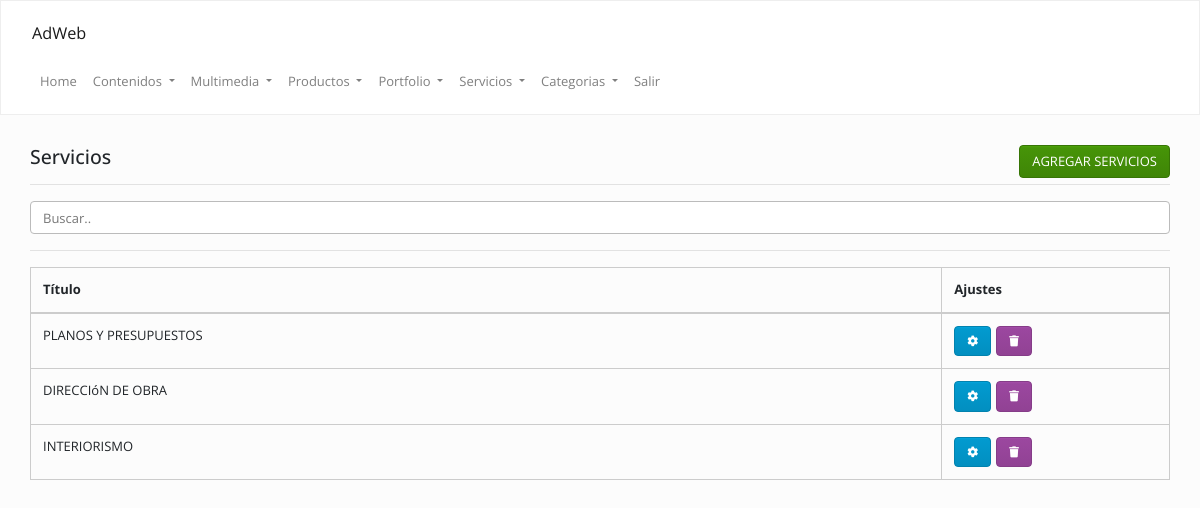
Page /admin/index.php?op=servicios (signed in) on the earlier database version.
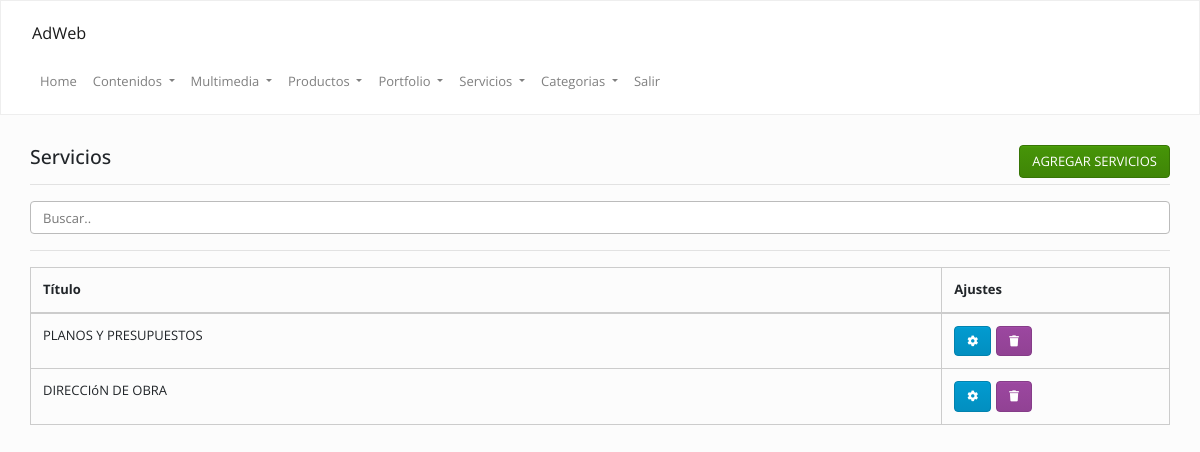
Same page on the later database version.
### tables this page shows
CREATE TABLE `servicios` (
  `id` int(11) NOT NULL,
  `cod` varchar(255) DEFAULT NULL,
  `titulo` text,
  `desarrollo` text,
  `categoria` text,
  `keywords` text,
  `description` text,
  `fecha` date DEFAULT NULL
);

### Config/Autoload.php (called while the page is built, shortened)
<?php
class autoload
{
    public static function runAdmin()
    {
        spl_autoload_register(
            function ($clase)
            {
                $ruta = str_replace("\\", "/", $clase) . ".php";
            }
        );
    }
}

### Clases/Conexion.php (called while the page is built, shortened)
<?php namespace Clases;
class Conexion
{
    private $datos = array("host"=> "localhost","user"=> "root","pass"=> "","db"  => "gema_indoors");
    private $con;
    public function __construct()
    {
        $this->con = mysqli_connect($this->datos["host"], $this->datos["user"], $this->datos["pass"], $this->datos["db"]);
        mysqli_set_charset($this->con,'utf8');
    }
    public function sqlReturn($query)
    {
        $dato = $this->con->query($query);
        return $dato;
    }
}

### Clases/Servicios.php (called while the page is built, shortened)
<?php
class Servicios
{
    private $con;
    public function __construct()
    {
        $this->con = new Conexion();
    }
    function lista($filter,$order,$limit) {
        $array = array();
        if (is_array($filter)) {
            $filterSql = "WHERE ";
            $filterSql .= implode(" AND ", $filter);
        } else {
            $filterSql = '';
        }
        if ($order != '') {
            $orderSql = $order;
        } else {
            $orderSql = "id DESC";
        }
        if ($limit != '') {
            $limitSql = "LIMIT " . $limit;
        } else {
            $limitSql = '';
        }
        $sql = "SELECT * FROM `servicios` $filterSql  ORDER BY $orderSql $limitSql";
        $notas = $this->con->sqlReturn($sql);
        if ($notas) {
            while ($row = mysqli_fetch_assoc($notas)) {
                $array[] = $row;
            }
            return $array ;
        }
    }
}

### admin/inc/servicios/ver.php (the view, shortened to what this page needs)
<?php
$servicios = new Clases\Servicios();
?>
<div class="mt-20">
    <div class="col-lg-12 col-md-12">
        <h4>
            Servicios
            <a class="btn btn-success pull-right" href="<?=URL?>/index.php?op=servicios&accion=agregar">
                AGREGAR SERVICIOS
            </a>
        </h4>
        <hr/>
        <input class="form-control" id="myInput" type="text" placeholder="Buscar..">
        <hr/>
        <table class="table  table-bordered  ">
            <thead>
                <th>
                    Título
                </th>
                <th>
                    Ajustes
                </th>
            </thead>
            <tbody>
                <?php
                $data = $servicios->lista("","","");
                if (is_array($data)) {
                    for ($i = 0; $i < count($data); $i++) {
                        echo "<tr>";
                        echo "<td>" . strtoupper($data[$i]["titulo"]) . "</td>";
                        echo "<td>";
                        echo '<a class="btn btn-info" data-toggle="tooltip" data-placement="top" title="Modificar" href="' . URL . '/index.php?op=servicios&accion=modificar&cod=' . $data[$i]["cod"] . '">
                        <i class="fa fa-cog"></i></a>';
                        echo '<a class="btn btn-danger" data-toggle="tooltip" data-placement="top" title="Eliminar" href="' . URL . '/index.php?op=servicios&accion=ver&borrar=' . $data[$i]["cod"] . '">
                        <i class="fa fa-trash"></i></a>';
                        echo "</td>";
                        echo "</tr>";
                    }
                }
                ?>
            </tbody>
        </table>
    </div>
</div>

### Clases/TemplateAdmin.php (shortened to what this page needs)
<?php
class TemplateAdmin
{
    public function themeInit()
    {
        echo '<!DOCTYPE html>';
        echo '<html lang="es">';
        echo '<head>';
        include("inc/header.inc.php");
        echo '</head>';
        echo '<body>';
        include "inc/nav.inc.php";
        echo '<div class="container-fluid pb-100">';
    }
    public function themeEnd()
    {
        echo '</div>';
        echo '</body>';
        echo '</html >';
    }
}

### admin/inc/header.inc.php (shortened to what this page needs)
 <link rel="stylesheet" href="https://stackpath.bootstrapcdn.com/bootstrap/4.1.3/css/bootstrap.min.css">
<link rel="stylesheet" href="https://use.fontawesome.com/releases/v5.4.2/css/all.css">
<link rel="stylesheet" href="https://bootswatch.com/4/simplex/bootstrap.min.css" />
<link rel="stylesheet" href="<?=URL?>/css/style.css" />

### admin/inc/nav.inc.php (shortened to what this page needs)
<?php
$pages = ["contenidos", "novedades", "multimedia", "servicios", "productos", "portfolio", "configuracion", "categorias", "marketing"];
?>
<nav class="navbar navbar-expand-lg navbar-light bg-light mb-30">
    <div class="col-md-12">
        <a class="navbar-brand" href="#">
            AdWeb
        </a>
        <div class="collapse navbar-collapse" id="navbarSupportedContent">
            <ul class="navbar-nav">
                <li class="nav-item">
                    <a class="nav-link" href="index.php">
                        Home
                    </a>
                </li>
                <li class="nav-item dropdown <?php if (!in_array('contenidos', $pages)) {echo 'd-none';}?>">
                    <a class="nav-link dropdown-toggle" href="#" data-toggle="dropdown">
                        Contenidos
                    </a>
                </li>
                <li class="nav-item dropdown <?php if (!in_array('multimedia', $pages)) {echo 'd-none';}?>">
                    <a class="nav-link dropdown-toggle" href="#" data-toggle="dropdown">
                        Multimedia
                    </a>
                </li>
                <li class="nav-item dropdown <?php if (!in_array('productos', $pages)) {echo 'd-none';}?>">
                    <a class="nav-link dropdown-toggle" href="#" data-toggle="dropdown">
                        Productos
                    </a>
                </li>
                <li class="nav-item dropdown <?php if (!in_array('portfolio', $pages)) {echo 'd-none';}?>">
                    <a class="nav-link dropdown-toggle" href="#" data-toggle="dropdown">
                        Portfolio
                    </a>
                </li>
                <li class="nav-item dropdown <?php if (!in_array('servicios', $pages)) {echo 'd-none';}?>">
                    <a class="nav-link dropdown-toggle" href="#" data-toggle="dropdown">
                        Servicios
                    </a>
                </li>
                <li class="nav-item dropdown <?php if (!in_array('categorias', $pages)) {echo 'd-none';}?>">
                    <a class="nav-link dropdown-toggle" href="#" data-toggle="dropdown">
                        Categorias
                    </a>
                </li>
                <li class="nav-item">
                    <a class="nav-link" href="<?=URL?>/index.php?op=salir">
                        Salir
                    </a>
                </li>
            </ul>
        </div>
    </div>
</nav>

### admin/index.php (shortened to what this page needs)
<?php
require_once "../Config/Autoload.php";
$template = new Clases\TemplateAdmin();
$template->set("title", "Admin");
$template->set("description", "Admin");
$template->set("keywords", "Inicio");
$template->set("favicon", "url");
$template->themeInit();
$admin    = new Clases\Admin();
$funciones= new Clases\PublicFunction();
if (!isset($_SESSION["admin"])) {
	$admin->loginForm();
} else {
	$op = isset($_GET["op"]) ? $_GET["op"] : 'inicio';
	$accion = isset($_GET["accion"]) ? $_GET["accion"] : 'ver';
	if($op != '') {
		if($op == "salir") {
			session_destroy();
			$funciones->headerMove(URL."/index.php");
		} else {
			include "inc/".$op."/".$accion.".php";
		}
	}
}
$template->themeEnd();

### admin/css/style.css (style rules this page uses)
.pull-right { float: right !important; }
.mt-20 { margin-top: 20px !important; }
.mb-30 { margin-bottom: 30px !important; }
.pb-100 { padding-bottom: 100px !important; }
td .btn { margin-right: 5px; font-size: 11px; }
th:last-child { width: 20%; }

Differences in the rows shown:
removed servicios: titulo "INTERIORISMO"
